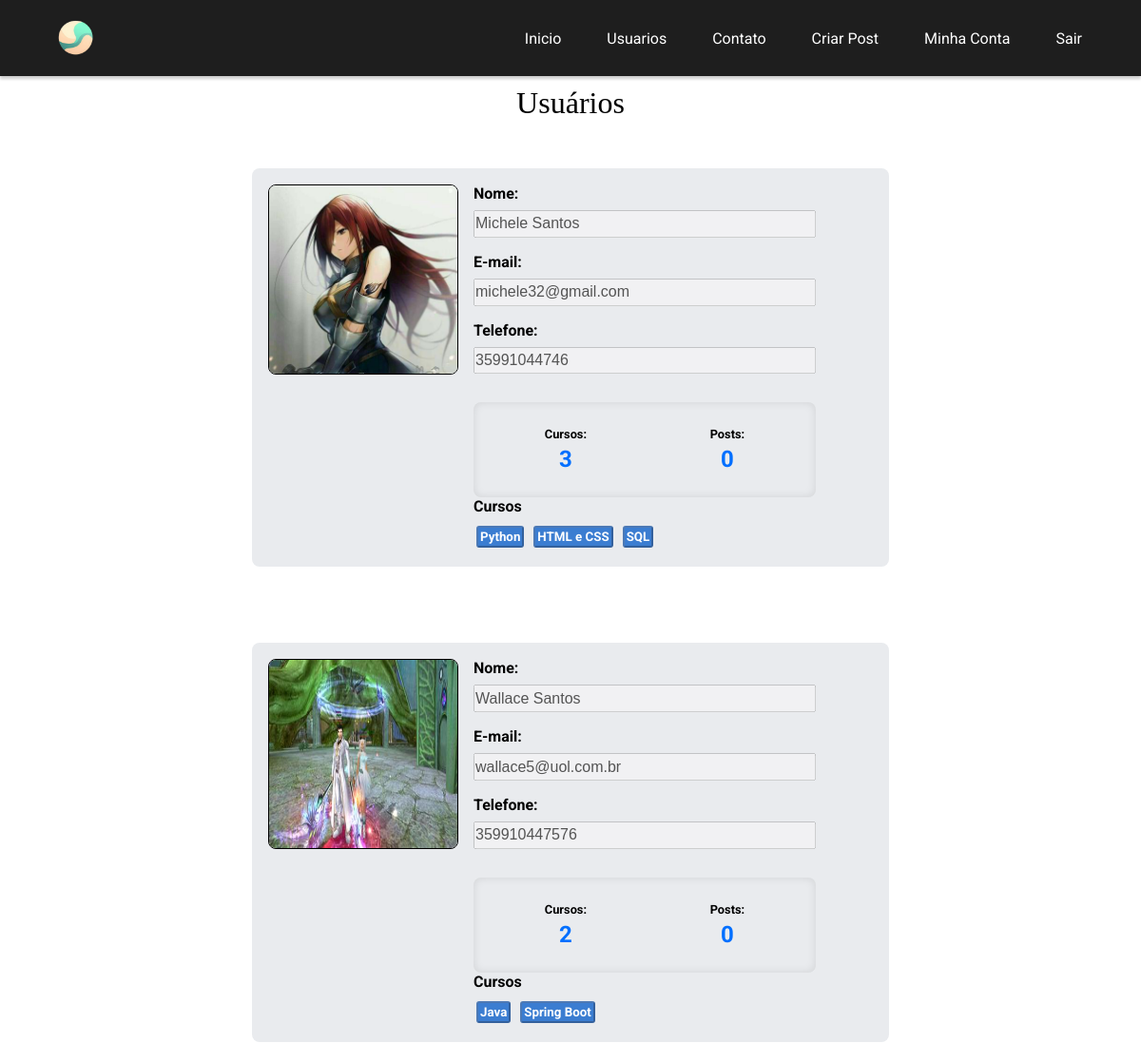
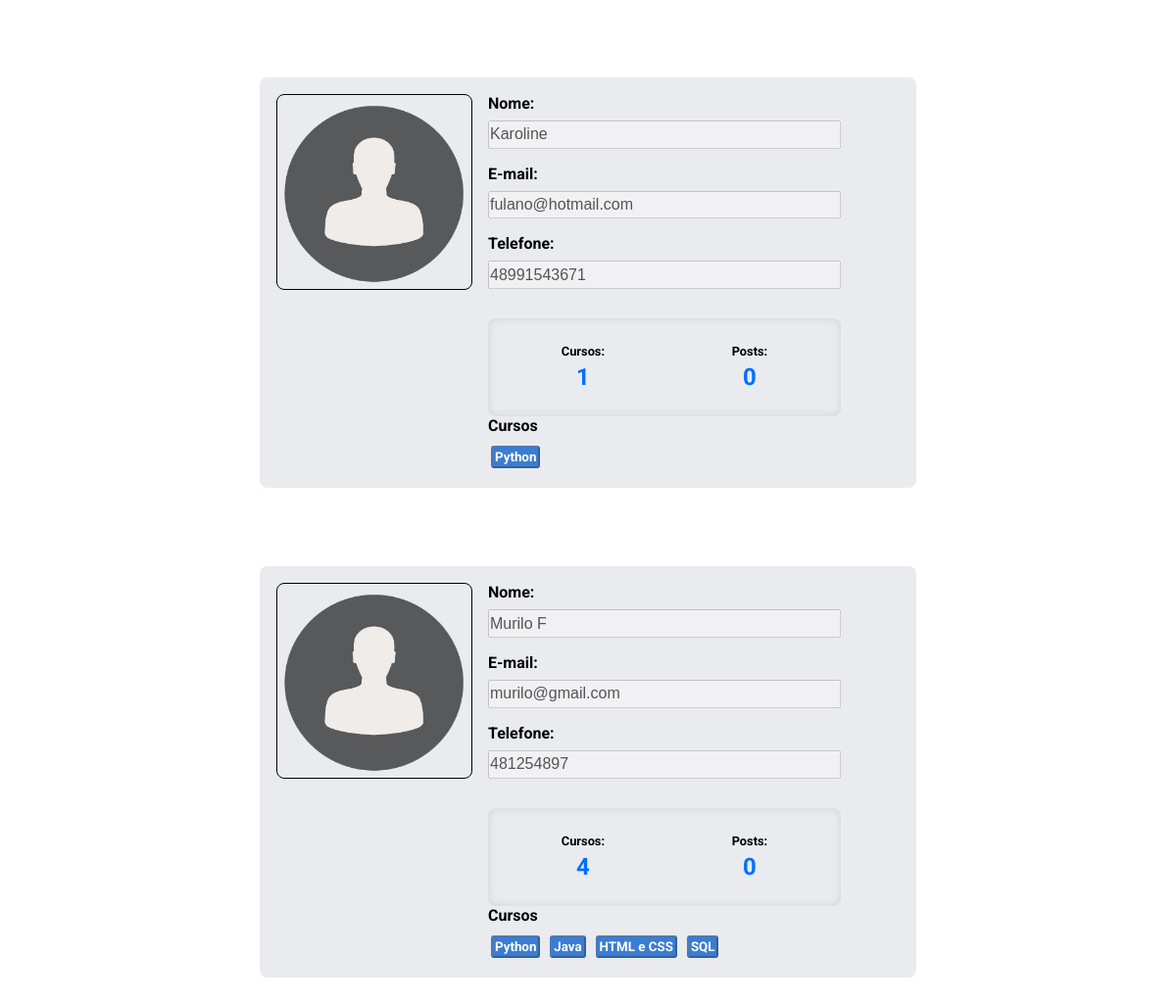
The app's page /usuarios (signed in) with its own data (2 pictures, top to bottom).
### comunidadeblog/models.py (models this page shows)
class Usuario(database.Model, UserMixin):
    id = database.Column(database.Integer, primary_key=True)
    username = database.Column(database.String, nullable=False)
    email = database.Column(database.String, nullable=False, unique=True)
    telefone = database.Column(database.String(14), nullable=True)
    senha = database.Column(database.String(20), nullable=False)
    foto_perfil = database.Column(database.String, default='default.jpg', nullable=False)
    posts = database.relationship('Post', backref='autor', lazy=True)      # primeiro parametro 'Post' se refere a classe Post e backre='autor
    cursos = database.Column(database.String, nullable=False, default="Não Informado")

### comunidadeblog/routes.py (the view)
@app.route('/usuarios')
@login_required
def usuarios():
    lista_usuarios = Usuario.query.all()
    return render_template('usuarios.html', lista_usuarios=lista_usuarios)

### comunidadeblog/models.py (called while the page is built)
@login_manager.user_loader
def load_usuario(id_usuario):
    return Usuario.query.get(int(id_usuario))

### comunidadeblog/templates/usuarios.html
{% extends 'base.html' %} {% block body %}
<div class="title-usuarios">Usuários</div>
{% for usuario in lista_usuarios %}
    <div class="container-minhaconta">
        <div class="content-minhaconta">
            <div class="lado">
                <img
                    src="{{ url_for('static', filename='fotos_perfil/{}'.format(usuario.foto_perfil)) }}"
                    class="image-perfil"
                    alt="imagem-perfil"
                />
            </div>
            <div class="form-dados-conta">
                <div class="form-row">
                    <label class="label-minhaconta">Nome:</label>
                    <input
                        type="text"
                        name="username"
                        id="username"
                        class="input-minhaconta"
                        value="{{ usuario.username }}"
                        disabled
                    />
                </div>
                <div class="form-row">
                    <label class="label-minhaconta">E-mail:</label>
                    <input
                        type="text"
                        name="email"
                        id="email"
                        class="input-minhaconta"
                        value="{{ usuario.email }}"
                        disabled
                    />
                </div>
                <div class="form-row">
                    <label class="label-minhaconta">Telefone:</label>
                    <input
                        type="text"
                        name="telefone"
                        id="telefone"
                        class="input-minhaconta"
                        value="{{ usuario.telefone }}"
                        disabled
                    />
                </div>
                <div class="contagem-bloco">
                    <div class="curso-bloco">
                        <label class="label-bloco">Cursos:</label>
                        <div class="contador-bloco">
                            {% if 'Não Informado' in usuario.cursos %} 0 {%
                            else %} {{ usuario.cursos.count(';') + 1 }} {%
                            endif %}
                        </div>
                    </div>
                    <div class="post-bloco">
                        <label class="label-bloco">Posts:</label>
                        <div class="contador-bloco">0</div>
                    </div>
                </div>
                <div class="meuscursos">
                    <div class="title-meuscursos">Cursos</div>
                    <div class="item-cursos">
                        {% for curso in usuario.cursos.split(';') %}
                        <button disabled="disabled" class="cursos-btn">
                            {{ curso }}
                        </button>
                        {% endfor %}
                    </div>
                </div>
            </div>
        </div>
    </div>
{% endfor %}
{% endblock %}

### comunidadeblog/static/css/style.css (style rules this page uses)
* { padding: 0; margin: 0; box-sizing: border-box; text-decoration: none; }
.container-minhaconta { padding: 2.5rem; }
.content-minhaconta { padding: 1rem; display: flex; justify-content: center; background-color: #e9ebee; border: 1px solid transparent; border-radius: 0.5rem; max-width: 670px; margin: 0 auto; }
.form-dados-conta { padding-left: 1rem; flex: 1 0 140px; }
.form-row { display: flex; flex-direction: column; margin-bottom: 1rem; }
.form-row label { font-size: 1em; font-weight: bold; margin-bottom: 0.5rem; }
.form-row input { font-size: 1em; height: 1.8rem; width: 360px; }
.contagem-bloco { display: flex; justify-content: space-around; align-items: center; background-color: #e9ebee; border-radius: 8px; box-shadow: inset 0px 0px 10px rgba(0, 0, 0, 0.1); height: 100px; margin-top: 30px; padding: 10px; width: 360px; }
.post-bloco, .curso-bloco { flex-grow: 1; text-align: center; }
.label-bloco { display: block; font-size: 0.8rem; font-weight: bold; margin-bottom: 5px; }
.contador-bloco { font-size: 1.5rem; font-weight: bold; color: #006fff; }
.image-perfil { width: 200px; height: 200px; border: 1px solid; border-radius: 8px; }
.title-meuscursos { margin-bottom: 0.5em; font-weight: bold; }
.cursos-btn { background-color: #075bc9c4; border-radius: 3px; color: #fff; margin: 3px; font-weight: bold; padding: 2px; font-family: "Roboto", Courier, monospace; }
.title-usuarios { font: 2rem bold; margin: 10px 0; text-align: center; }

### records on screen
Usuario: foto_perfil (picture), username "Michele Santos", email "michele32@gmail.com", telefone "35991044746", cursos "3", curso "Python" "HTML e CSS" "SQL"
Usuario: foto_perfil (picture), username "Wallace Santos", email "wallace5@uol.com.br", telefone "359910447576", cursos "2", curso "Java" "Spring Boot"
Usuario: foto_perfil (placeholder picture), username "Karoline", email "fulano@hotmail.com", telefone "48991543671", cursos "1", cursos "Python"
Usuario: foto_perfil (placeholder picture), username "Murilo F", email "murilo@gmail.com", telefone "481254897", cursos "4", curso "Python" "Java" "HTML e CSS" "SQL"
